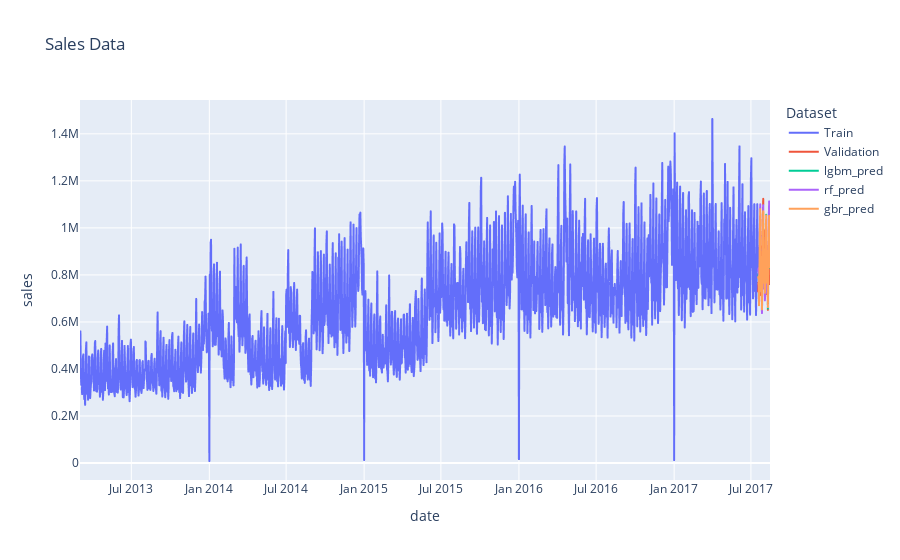

The cell this chart's notebook holds for it:
### Markdown cell above
Test

### Code cell
#Run each model on the validation data
lgbm_pred=lgbm.predict(df_feats_validation)
rf_pred=rf.predict(df_feats_validation)
gbr_pred=gbr.predict(df_feats_validation)

#Zero all negative values
for i in range(len(lgbm_pred)):
    lgbm_pred[i]=max(0,lgbm_pred[i])
for i in range(len(rf_pred)):
    rf_pred[i]=max(0,rf_pred[i])
for i in range(len(gbr_pred)):
    gbr_pred[i]=max(0,gbr_pred[i])

#Measure RMSLE Score
lgbm_score = calc_root_mean_squared_log_error(df_validation['target'], lgbm_pred)
rf_score = calc_root_mean_squared_log_error(df_validation['target'], rf_pred)
gbr_score = calc_root_mean_squared_log_error(df_validation['target'], gbr_pred)

#Create a line to compare validation and prediction
hist=df_training.rename(columns={'target':'sales'})
val=df_validation.rename(columns={'target':'sales'})
reg_Prediction = val.copy()
rf_Prediction=val.copy()
gbr_Prediction=val.copy()
reg_Prediction['sales']=lgbm_pred
rf_Prediction['sales']=rf_pred
gbr_Prediction['sales']=gbr_pred
val = val.groupby("date").sales.sum().reset_index()
hist = hist.groupby("date").sales.sum().reset_index()
reg_Prediction = reg_Prediction.groupby("date").sales.sum().reset_index()
rf_Prediction = rf_Prediction.groupby("date").sales.sum().reset_index()
gbr_Prediction = gbr_Prediction.groupby("date").sales.sum().reset_index()
merged_data = pd.concat([hist, val,reg_Prediction,rf_Prediction,gbr_Prediction], axis=0,keys=['Train', 'Validation','lgbm_pred','rf_pred','gbr_pred'])
merged_data = merged_data.reset_index().rename(columns={'level_0': 'Dataset'})
fig = px.line(merged_data, x='date', y='sales', color='Dataset', title='Sales Data')
fig.show()

### Figure 1 — Plotly figure (JSON) as saved in the notebook; plotly's stock layout.template omitted (floating-point values rounded to 4 significant figures; data arrays with more than 128 entries replaced by an {"elided": "..."} marker saying what was removed)
{"data": [{"hovertemplate": "Dataset=Train<br>date=%{x}<br>sales=%{y}<extra></extra>", "legendgroup": "Train", "line": {"color": "#636efa", "dash": "solid"}, "marker": {"symbol": "circle"}, "mode": "lines", "name": "Train", "showlegend": true, "type": "scattergl", "x": {"elided": "1595 str values"}, "xaxis": "x", "y": {"elided": "1595 float values"}, "yaxis": "y"}, {"hovertemplate": "Dataset=Validation<br>date=%{x}<br>sales=%{y}<extra></extra>", "legendgroup": "Validation", "line": {"color": "#EF553B", "dash": "solid"}, "marker": {"symbol": "circle"}, "mode": "lines", "name": "Validation", "showlegend": true, "type": "scattergl", "x": ["2017-07-18T00:00:00", "2017-07-19T00:00:00", "2017-07-20T00:00:00", "2017-07-21T00:00:00", "2017-07-22T00:00:00", "2017-07-23T00:00:00", "2017-07-24T00:00:00", "2017-07-25T00:00:00", "2017-07-26T00:00:00", "2017-07-27T00:00:00", "2017-07-28T00:00:00", "2017-07-29T00:00:00", "2017-07-30T00:00:00", "2017-07-31T00:00:00", "2017-08-01T00:00:00", "2017-08-02T00:00:00", "2017-08-03T00:00:00", "2017-08-04T00:00:00", "2017-08-05T00:00:00", "2017-08-06T00:00:00", "2017-08-07T00:00:00", "2017-08-08T00:00:00", "2017-08-09T00:00:00", "2017-08-10T00:00:00", "2017-08-11T00:00:00", "2017-08-12T00:00:00", "2017-08-13T00:00:00", "2017-08-14T00:00:00", "2017-08-15T00:00:00"], "xaxis": "x", "y": [730100.0, 768000.0, 688300.0, 782400.0, 932900.0, 1024000.0, 816600.0, 713600.0, 740700.0, 659800.0, 835100.0, 1032000.0, 1124000.0, 885900.0, 988500.0, 964700.0, 728100.0, 827800.0, 965700.0, 1050000.0, 797500.0, 717800.0, 734100.0, 651400.0, 826400.0, 792600.0, 865600.0, 760900.0, 762700.0], "yaxis": "y"}, {"hovertemplate": "Dataset=lgbm_pred<br>date=%{x}<br>sales=%{y}<extra></extra>", "legendgroup": "lgbm_pred", "line": {"color": "#00cc96", "dash": "solid"}, "marker": {"symbol": "circle"}, "mode": "lines", "name": "lgbm_pred", "showlegend": true, "type": "scattergl", "x": ["2017-07-18T00:00:00", "2017-07-19T00:00:00", "2017-07-20T00:00:00", "2017-07-21T00:00:00", "2017-07-22T00:00:00", "2017-07-23T00:00:00", "2017-07-24T00:00:00", "2017-07-25T00:00:00", "2017-07-26T00:00:00", "2017-07-27T00:00:00", "2017-07-28T00:00:00", "2017-07-29T00:00:00", "2017-07-30T00:00:00", "2017-07-31T00:00:00", "2017-08-01T00:00:00", "2017-08-02T00:00:00", "2017-08-03T00:00:00", "2017-08-04T00:00:00", "2017-08-05T00:00:00", "2017-08-06T00:00:00", "2017-08-07T00:00:00", "2017-08-08T00:00:00", "2017-08-09T00:00:00", "2017-08-10T00:00:00", "2017-08-11T00:00:00", "2017-08-12T00:00:00", "2017-08-13T00:00:00", "2017-08-14T00:00:00", "2017-08-15T00:00:00"], "xaxis": "x", "y": [797500.0, 806000.0, 679100.0, 791200.0, 974900.0, 1082000.0, 810900.0, 729700.0, 746300.0, 647900.0, 762100.0, 954200.0, 1089000.0, 827300.0, 761100.0, 795900.0, 711200.0, 820100.0, 988900.0, 1056000.0, 838100.0, 730200.0, 763300.0, 657400.0, 806900.0, 984600.0, 1047000.0, 830300.0, 918100.0], "yaxis": "y"}, {"hovertemplate": "Dataset=rf_pred<br>date=%{x}<br>sales=%{y}<extra></extra>", "legendgroup": "rf_pred", "line": {"color": "#ab63fa", "dash": "solid"}, "marker": {"symbol": "circle"}, "mode": "lines", "name": "rf_pred", "showlegend": true, "type": "scattergl", "x": ["2017-07-18T00:00:00", "2017-07-19T00:00:00", "2017-07-20T00:00:00", "2017-07-21T00:00:00", "2017-07-22T00:00:00", "2017-07-23T00:00:00", "2017-07-24T00:00:00", "2017-07-25T00:00:00", "2017-07-26T00:00:00", "2017-07-27T00:00:00", "2017-07-28T00:00:00", "2017-07-29T00:00:00", "2017-07-30T00:00:00", "2017-07-31T00:00:00", "2017-08-01T00:00:00", "2017-08-02T00:00:00", "2017-08-03T00:00:00", "2017-08-04T00:00:00", "2017-08-05T00:00:00", "2017-08-06T00:00:00", "2017-08-07T00:00:00", "2017-08-08T00:00:00", "2017-08-09T00:00:00", "2017-08-10T00:00:00", "2017-08-11T00:00:00", "2017-08-12T00:00:00", "2017-08-13T00:00:00", "2017-08-14T00:00:00", "2017-08-15T00:00:00"], "xaxis": "x", "y": [819800.0, 828600.0, 691600.0, 796700.0, 984600.0, 1100000.0, 812200.0, 730500.0, 751800.0, 638000.0, 763300.0, 956500.0, 1096000.0, 819500.0, 741300.0, 771000.0, 691800.0, 798900.0, 966400.0, 1043000.0, 834300.0, 723300.0, 749900.0, 663500.0, 824300.0, 1020000.0, 1112000.0, 870400.0, 971900.0], "yaxis": "y"}, {"hovertemplate": "Dataset=gbr_pred<br>date=%{x}<br>sales=%{y}<extra></extra>", "legendgroup": "gbr_pred", "line": {"color": "#FFA15A", "dash": "solid"}, "marker": {"symbol": "circle"}, "mode": "lines", "name": "gbr_pred", "showlegend": true, "type": "scattergl", "x": ["2017-07-18T00:00:00", "2017-07-19T00:00:00", "2017-07-20T00:00:00", "2017-07-21T00:00:00", "2017-07-22T00:00:00", "2017-07-23T00:00:00", "2017-07-24T00:00:00", "2017-07-25T00:00:00", "2017-07-26T00:00:00", "2017-07-27T00:00:00", "2017-07-28T00:00:00", "2017-07-29T00:00:00", "2017-07-30T00:00:00", "2017-07-31T00:00:00", "2017-08-01T00:00:00", "2017-08-02T00:00:00", "2017-08-03T00:00:00", "2017-08-04T00:00:00", "2017-08-05T00:00:00", "2017-08-06T00:00:00", "2017-08-07T00:00:00", "2017-08-08T00:00:00", "2017-08-09T00:00:00", "2017-08-10T00:00:00", "2017-08-11T00:00:00", "2017-08-12T00:00:00", "2017-08-13T00:00:00", "2017-08-14T00:00:00", "2017-08-15T00:00:00"], "xaxis": "x", "y": [787900.0, 792700.0, 670800.0, 775700.0, 963900.0, 1080000.0, 819300.0, 731600.0, 747200.0, 653600.0, 759000.0, 942800.0, 1071000.0, 833700.0, 766000.0, 802800.0, 723800.0, 826400.0, 984900.0, 1053000.0, 844300.0, 766900.0, 788200.0, 663200.0, 800200.0, 973500.0, 1051000.0, 833600.0, 872300.0], "yaxis": "y"}], "layout": {"legend": {"title": {"text": "Dataset"}, "tracegroupgap": 0}, "title": {"text": "Sales Data"}, "xaxis": {"anchor": "y", "domain": [0, 1], "title": {"text": "date"}}, "yaxis": {"anchor": "x", "domain": [0, 1], "title": {"text": "sales"}}}}
